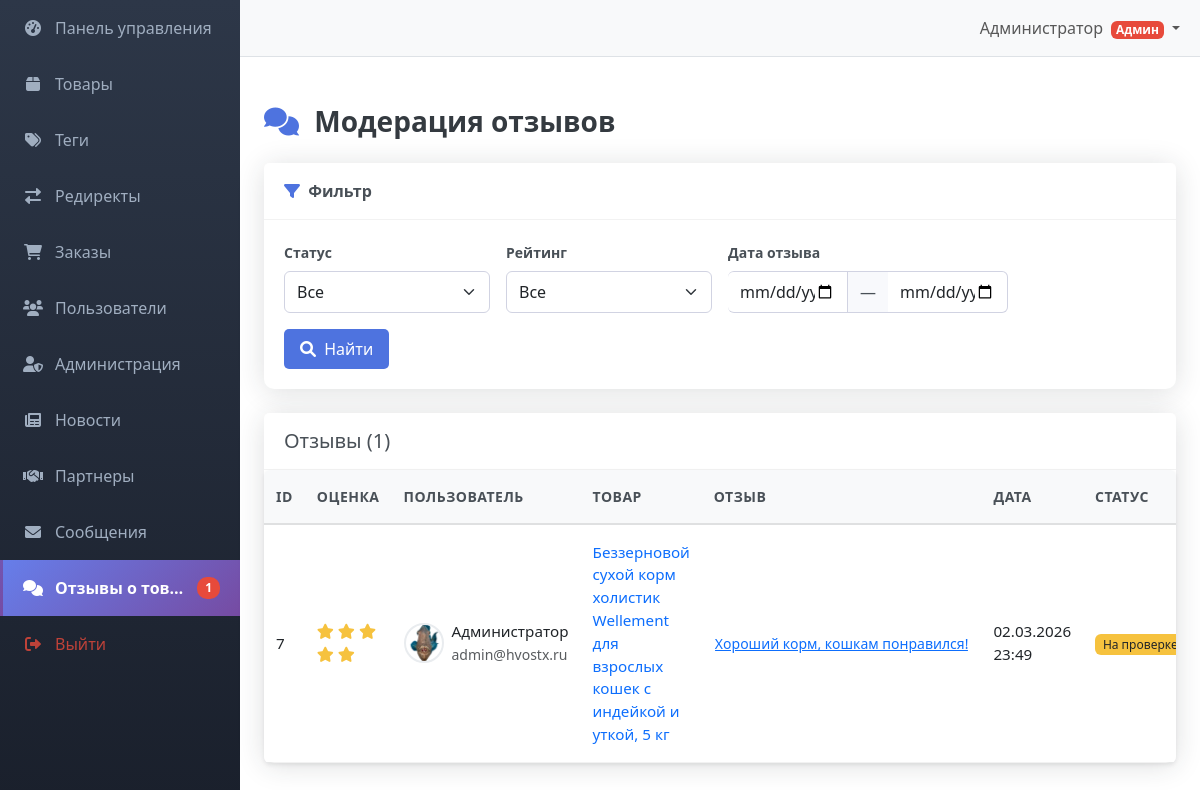
Screenshot of /admin/reviews.php (signed in) with the database file from the repository.
### tables this page shows
CREATE TABLE IF NOT EXISTS `product_reviews` (
  `id` int NOT NULL AUTO_INCREMENT,
  `user_id` int NOT NULL,
  `product_id` int NOT NULL,
  `rating` tinyint NOT NULL,
  `comment` text,
  `is_approved` tinyint(1) DEFAULT '0',
  `created_at` datetime DEFAULT CURRENT_TIMESTAMP,
  `updated_at` datetime DEFAULT CURRENT_TIMESTAMP ON UPDATE CURRENT_TIMESTAMP,
  PRIMARY KEY (`id`),
  KEY `user_id` (`user_id`),
  KEY `product_id` (`product_id`),
  KEY `is_approved` (`is_approved`)
);

CREATE TABLE IF NOT EXISTS `users` (
  `id` int NOT NULL AUTO_INCREMENT,
  `login` varchar(50) DEFAULT NULL,
  `name` varchar(100) NOT NULL,
  `email` varchar(100) NOT NULL,
  `phone` varchar(20) DEFAULT NULL,
  `password` varchar(255) NOT NULL,
  `avatar` varchar(255) DEFAULT NULL,
  `role` enum('admin','moderator','user') DEFAULT 'user',
  `created_at` datetime DEFAULT CURRENT_TIMESTAMP,
  `updated_at` datetime DEFAULT CURRENT_TIMESTAMP ON UPDATE CURRENT_TIMESTAMP,
  PRIMARY KEY (`id`),
  UNIQUE KEY `email` (`email`),
  UNIQUE KEY `idx_login` (`login`)
);

CREATE TABLE IF NOT EXISTS `products` (
  `id` int NOT NULL AUTO_INCREMENT,
  `name` varchar(100) NOT NULL,
  `description` text,
  `price` decimal(10,2) NOT NULL,
  `image` varchar(100) DEFAULT NULL,
  `category_id` int DEFAULT NULL,
  `is_active` tinyint(1) DEFAULT '1',
  `created_at` datetime DEFAULT CURRENT_TIMESTAMP,
  `updated_at` datetime DEFAULT CURRENT_TIMESTAMP ON UPDATE CURRENT_TIMESTAMP,
  `avg_rating` decimal(3,2) DEFAULT '0.00',
  `review_count` int DEFAULT '0',
  PRIMARY KEY (`id`),
  KEY `idx_category_id` (`category_id`),
  KEY `idx_avg_rating` (`avg_rating`),
  KEY `idx_review_count` (`review_count`)
);

### admin/reviews.php (the view, shortened to what this page needs)
<?php
require_once '../includes/db.php';
require_once 'filter.php';
$filter = new TableFilter($connection, 'product_reviews', 'r');
$filter->addField('is_approved', 'select', 'Статус', [
    '0' => 'На модерации',
    '1' => 'Одобрен'
])
->addField('rating', 'select', 'Рейтинг', [
    '5' => '5 звёзд',
    '4' => '4 звезды',
    '3' => '3 звезды',
    '2' => '2 звезды',
    '1' => '1 звезда'
])
->addDateRange('created_at', 'Дата отзыва');
list($where, $params, $types) = $filter->getSQL();
$count_query = "SELECT COUNT(*) as total FROM product_reviews r $where";
if (!empty($params)) {
    $count_stmt = $connection->prepare($count_query);
    if (!empty($types)) {
        $count_stmt->bind_param($types, ...$params);
    }
    $count_stmt->execute();
    $total_records = $count_stmt->get_result()->fetch_assoc()['total'];
} else {
    $count_result = mysqli_query($connection, "SELECT COUNT(*) as total FROM product_reviews");
    $total_records = mysqli_fetch_assoc($count_result)['total'];
}
$pagination = new Pagination($total_records, 20);
$offset = $pagination->getOffset();
$limit = $pagination->getLimit();
$query = "SELECT r.*, u.name as user_name, u.email as user_email, u.avatar as user_avatar, p.name as product_name
          FROM product_reviews r
          LEFT JOIN users u ON r.user_id = u.id
          LEFT JOIN products p ON r.product_id = p.id
          $where
          ORDER BY r.created_at DESC
          LIMIT $limit OFFSET $offset";
if (!empty($params)) {
    $stmt = $connection->prepare($query);
    if (!empty($types)) {
        $stmt->bind_param($types, ...$params);
    }
    $stmt->execute();
    $result = $stmt->get_result();
    $reviews = mysqli_fetch_all($result, MYSQLI_ASSOC);
} else {
    $result = mysqli_query($connection, $query);
    $reviews = mysqli_fetch_all($result, MYSQLI_ASSOC);
}
?>
<!DOCTYPE html>
<html lang="ru">
<head>
    <link href="https://cdn.jsdelivr.net/npm/bootstrap@5.3.0/dist/css/bootstrap.min.css" rel="stylesheet">
    <link rel="stylesheet" href="https://cdnjs.cloudflare.com/ajax/libs/font-awesome/6.0.0/css/all.min.css">
    <link rel="stylesheet" href="../assets/css/admin.css">
</head>
<body>
    <div class="d-flex" id="wrapper">
        <?php include 'sidebar.php'; ?>
        <div id="page-content-wrapper" class="w-100">
            <?php include 'navbar.php'; ?>
            <div class="container-fluid px-4 py-4">
                <h1 class="mb-4">
                    <i class="fas fa-comments me-2"></i>
                    Модерация отзывов
                </h1>
                <?php echo $filter->render(); ?>
                <div class="card">
                    <div class="card-header d-flex justify-content-between align-items-center">
                        <h5 class="mb-0">Отзывы (<?php echo count($reviews); ?>)</h5>
                    </div>
                    <div class="card-body p-0">
                        <?php if (empty($reviews)): ?>
                        <div class="text-center py-5">
                            <i class="fas fa-inbox fa-3x text-muted mb-3"></i>
                            <p class="text-muted">Нет отзывов для отображения</p>
                        </div>
                        <?php else: ?>
                        <div class="table-responsive">
                            <table class="table table-hover mb-0">
                                <thead class="table-light">
                                    <tr>
                                        <th style="width: 60px;">ID</th>
                                        <th style="width: 80px;">Оценка</th>
                                        <th>Пользователь</th>
                                        <th>Товар</th>
                                        <th>Отзыв</th>
                                        <th style="width: 120px;">Дата</th>
                                        <th style="width: 100px;">Статус</th>
                                    </tr>
                                </thead>
                                <tbody>
                                    <?php foreach ($reviews as $review): ?>
                                    <tr>
                                        <td><?php echo $review['id']; ?></td>
                                        <td>
                                            <div class="text-warning">
                                                <?php for ($i = 1; $i <= 5; $i++): ?>
                                                    <i class="fas fa-star <?php echo $i <= $review['rating'] ? '' : 'text-muted'; ?>"></i>
                                                <?php endfor; ?>
                                            </div>
                                        </td>
                                        <td>
                                            <div class="d-flex align-items-center">
                                                <div class="me-2">
                                                    <?php if (!empty($review['user_avatar'])): ?>
                                                        <img src="../assets/images/avatars/<?php echo htmlspecialchars($review['user_avatar']); ?>"
                                                             alt="<?php echo htmlspecialchars($review['user_name']); ?>"
                                                             class="rounded-circle"
                                                             style="width: 40px; height: 40px; object-fit: cover; border: 2px solid #e9ecef;">
                                                    <?php endif; ?>
                                                </div>
                                                <div>
                                                    <div><?php echo htmlspecialchars($review['user_name'] ?? 'Аноним'); ?></div>
                                                    <small class="text-muted"><?php echo htmlspecialchars($review['user_email'] ?? ''); ?></small>
                                                </div>
                                            </div>
                                        </td>
                                        <td>
                                            <a href="../product_single.php?id=<?php echo $review['product_id']; ?>" target="_blank" class="text-decoration-none">
                                                <?php echo htmlspecialchars($review['product_name'] ?? 'Товар удален'); ?>
                                            </a>
                                        </td>
                                        <td>
                                            <?php if (!empty($review['comment'])): ?>
                                                <button class="btn btn-sm btn-link text-start p-0"
                                                        data-bs-toggle="modal"
                                                        data-bs-target="#reviewModal<?php echo $review['id']; ?>"
                                                        style="max-width: 300px; overflow: hidden; text-overflow: ellipsis; white-space: nowrap;">
                                                    <?php echo htmlspecialchars($review['comment']); ?>
                                                </button>
                                            <?php else: ?>
                                                <span class="text-muted">Без комментария</span>
                                            <?php endif; ?>
                                        </td>
                                        <td><?php echo date('d.m.Y H:i', strtotime($review['created_at'])); ?></td>
                                        <td>
                                            <?php if ($review['is_approved']): ?>
                                                <span class="badge bg-success">Одобрен</span>
                                            <?php else: ?>
                                                <span class="badge bg-warning text-dark">На проверке</span>
                                            <?php endif; ?>
                                        </td>
                                    </tr>
                                    <?php endforeach; ?>
                                </tbody>
                            </table>
                        </div>
                        <?php endif; ?>
                    </div>
                </div>
            </div>
        </div>
    </div>
</body>
</html>

### assets/css/admin.css (style rules this page uses)
#wrapper { overflow-x: hidden; }
#page-content-wrapper { min-width: 100vw; }
@media (min-width: 768px) { #page-content-wrapper { min-width: 0; width: 100%; } }
.card { border: none; border-radius: 10px; box-shadow: 0 0.15rem 1.75rem 0 rgba(33, 40, 50, 0.15); transition: box-shadow 0.2s ease; }
.card-header { border-bottom: 1px solid rgba(0, 0, 0, 0.05); background-color: white; font-weight: 600; font-size: 1rem; padding: 1rem 1.25rem; color: #495057; }
.card-body { padding: 1.25rem; }
.badge { font-size: 0.75rem; padding: 0.25em 0.4em; }
.container-fluid.px-4 h1 { font-size: 1.75rem; font-weight: 700; color: #343a40; margin-top: 1.5rem; margin-bottom: 1.5rem; }
.container-fluid.px-4 h1 i { color: #4e73df; margin-right: 0.5rem; }
.table { margin-bottom: 0; vertical-align: middle; }
.table th { border-top: none; border-bottom-width: 2px; font-weight: 600; font-size: 0.875rem; text-transform: uppercase; letter-spacing: 0.5px; color: #6c757d; padding: 1rem 0.75rem; background-color: #f8f9fa; }
.table td { padding: 1rem 0.75rem; vertical-align: middle; font-size: 0.95rem; border-color: rgba(0, 0, 0, 0.05); }
.table-hover tbody tr { transition: background-color 0.2s ease; }
.table-light { background-color: #f8f9fa; }
.table-light th { color: #495057; }
.table-responsive { border-radius: 0.375rem; box-shadow: 0 0.125rem 0.25rem rgba(0, 0, 0, 0.075); }
.table .btn-group .btn, .table .btn-sm { padding: 0.25rem 0.5rem; font-size: 0.875rem; }
.table .badge { font-size: 0.75rem; padding: 0.35em 0.65em; font-weight: 500; }
.table a { color: #0d6efd; text-decoration: none; transition: color 0.2s ease; }
.table .text-muted { font-size: 0.875rem; }
.table small { font-size: 0.85rem; }
.btn { border-radius: 5px; padding: 0.5rem 1rem; font-weight: 500; transition: all 0.2s ease; }
.text-warning { color: #f6c23e !important; }
.bg-warning { background-color: #f6c23e !important; }
.bg-danger { background-color: #e74a3b !important; }

### rows the page displays
product_reviews: id "7", rating 5 (drawn), user.avatar (picture), user.name "Администратор", user.email "admin@hvostx.ru", product.name "Беззерновой сухой корм холистик Wellement для взрослых кошек с индейкой и уткой, 5 кг", comment "Хороший корм, кошкам понравился!", created_at "02.03.2026 23:49", is_approved "На…"

### other values shown
$reviews_count "1"
$_SESSION['user_name'] "Администратор"
$field['label'] "Статус"
$field['label'] "Рейтинг"
$range['label'] "Дата отзыва"
count($reviews) "1"
